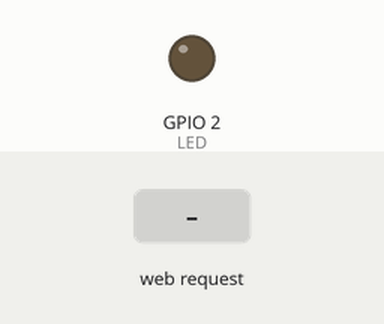
Recording of a program running on a simulated ESP8266 (NodeMCU). Parts: output pins drawn as LEDs (lit = HIGH). The inputs (shaded band) are chosen by the test bench. WiFi joins after 1.5 s; servers stay silent unless stated; what the program prints to the serial monitor is not drawn.

Above: at 6.2 s.
6.3 s: HTTP request GET /LEDON received
At 7.1 s:
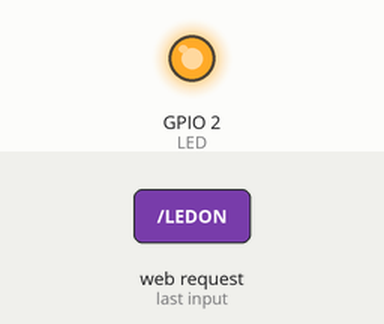
7.8 s: HTTP request GET /LEDOFF received
At 8.2 s:
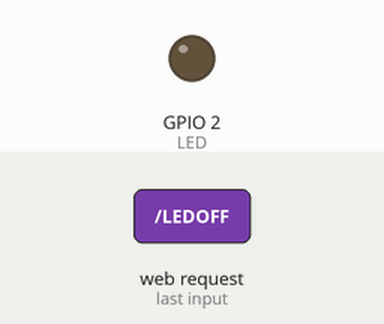
Timing chart, 0 to 10.8 s (numbered marks = the images above; inputs shaded):
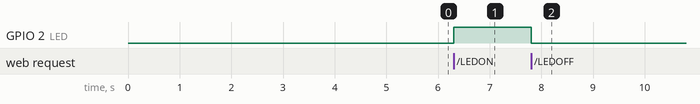

The program:

main.cpp
```cpp
#include <Arduino.h>
#include <ESP8266WiFi.h>
#include <ESP8266WebServer.h>

#define LED 2

const char* ssid = "TP-LINK 2";       // Nama SSID AP/Hotspot
const char* password = "asdf1234";    // Password Wifi

ESP8266WebServer server(80);      //Menyatakan Webserver pada port 80
String webpage;

void setup() {
  Serial.begin(115200);
  delay(10);

  pinMode(LED, OUTPUT);
 delay(5000);
// Connect to WiFi network ------------------------------------------------
  Serial.println();
  Serial.print("Configuring access point...");

// Mengatur WiFi ----------------------------------------------------------
  WiFi.mode(WIFI_AP);                      // Mode Station
  WiFi.begin(ssid, password);               // Mencocokan SSID dan Password

// Print status Connect ---------------------------------------------------
  Serial.println("IP address: ");
  Serial.println(WiFi.softAPIP());

// Isi dari Webpage -------------------------------------------------------
  webpage+= "<h1> <center>Kendali LED INSONERS !</center></h1>";
  webpage+= "<br>";
  webpage+= "<center> LED  : </center>";
  webpage+= "<center> <a href=\"LEDON\"\"><button>ON</button></a><a href=\"LEDOFF\"\"><button>OFF</button></a></center>";

// Membuat tampilan Webpage -----------------------------------------------
  server.on("/", []() {
    server.send(200, "text/html", webpage);
   });

// Bagian ini untuk merespon perintah yang masuk --------------------------
  server.on("/LEDON", []() {
    server.send(200, "text/html", webpage);
    digitalWrite(LED,HIGH);
    delay(1000);
  });
  server.on("/LEDOFF", []() {
    server.send(200, "text/html", webpage);
    digitalWrite(LED,LOW);
    delay(1000);
  });
  server.begin();
  Serial.println("Webserver dijalankan");
}

void loop() {
   server.handleClient();
}
```

Measured:
- after the input at 6.3 s, GPIO 2 (LED): LOW → HIGH at once
- after the input at 7.8 s, GPIO 2 (LED): HIGH → LOW at once
